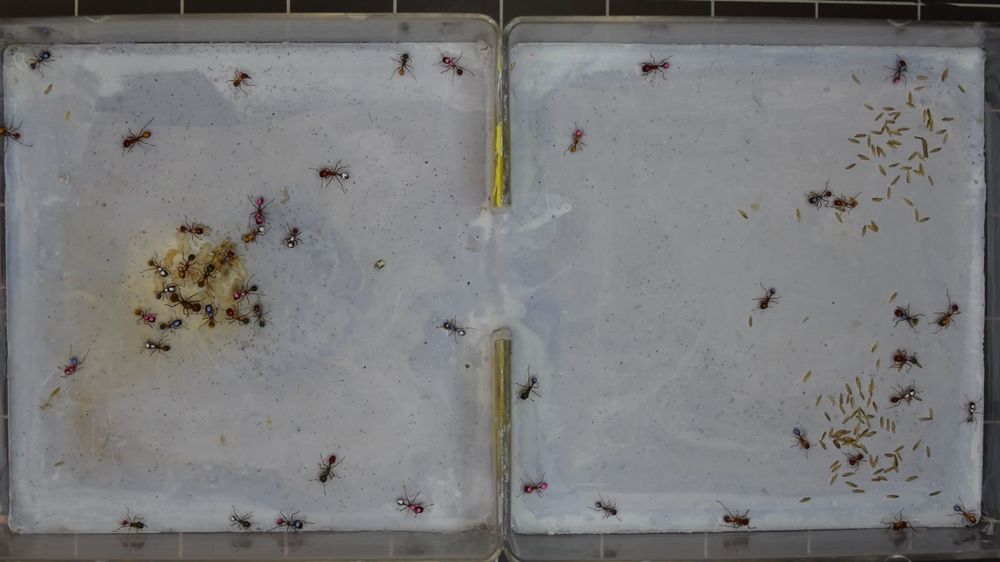
%> input picture challenge 3 - object_counter/train2/1.png, 1000 x 562 px, shrunk from 1920 x 1080 before the run
$ octave test.m   (GNU Octave 9; MATLAB toolbox functions it lacks are replaced by stand-ins)
%> lines starting %> are read from the running program, lines starting %| are printed output that depends on the picture; in (x1, y1, x2, y2) boxes, pixels count from 0 and x2, y2 are one past the last pixel; in counts of white or black regions, pixels touching at a corner belong together; the program's own positions count from 1
I = imread('1.png');
%> I is the input picture: size 562x1000x3 uint8; mean R, G, B 122.6, 122.3, 123.2
I2 = imread('2.png');
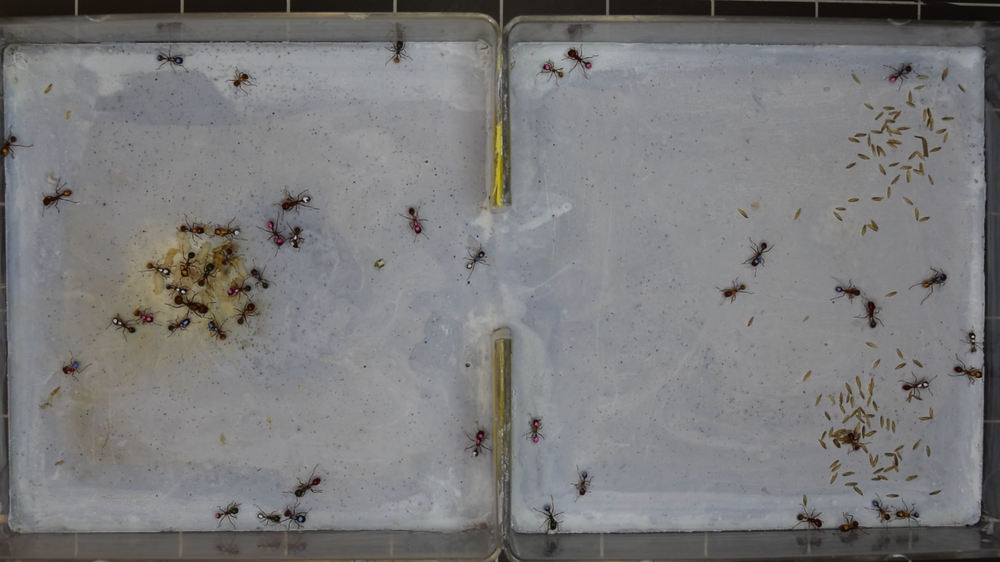
%> input picture challenge 3 - object_counter/train2/2.png, 1000 x 562 px, shrunk from 1920 x 1080 before the run
%> I2 is the input picture: size 562x1000x3 uint8; mean R, G, B 122.7, 122.2, 122.9

grayImage = rgb2gray(I);
grayImage2 = rgb2gray(I2);

smallGrayImg = grayImage(1:4:end,1:4:end); % subimage
smallGrayImg2 = grayImage2(1:4:end,1:4:end); % subimage

%H = fspecial('Gaussian',[3 3],1.76);
%GaussF = imfilter(smallGrayImg,H);

filter = medfilt2(smallGrayImg,[3 3]);

%filteredImage = conv2(smallGrayImg, ones(3)/9,'same');
%filteredImage = uint8(filteredImage);
filter2 = medfilt2(smallGrayImg2,[3 3]); %filter
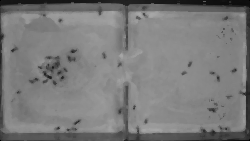
%> filter2: size 141x250 uint8; min 0, max 168, mean 123
resultImage = filter2 - filter; %find difference
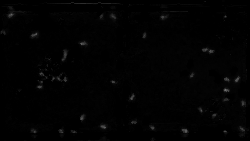
%> resultImage: size 141x250 uint8; min 0, max 111, mean 2.2

gmin = min(resultImage(:));
%> gmin = 0
gmax = max(resultImage(:));
%> gmax = 111
gmin = double(gmin);
gmax = double(gmax);
gminout = 0;
gmaxout = 255;
LinearContrastStretching = ((gmaxout - gminout)/(gmax - gmin))*(resultImage - gmin) + gminout; %Linear Contrast Stretching
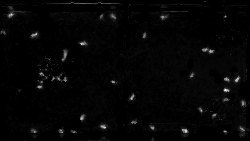
%> LinearContrastStretching: size 141x250 uint8; min 0, max 255, mean 5
%figure;imshow(LinearContrastStretching);title('LCS');
level = graythresh(LinearContrastStretching);
%> level = 0.192
level2 = graythresh(resultImage);
%> level2 = 0.0863
BW = imbinarize(LinearContrastStretching,level);%make it Binary
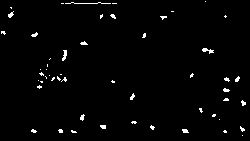
%> BW: size 141x250 logical; 1.9% white in thin lines or dots
BW2 = imbinarize(resultImage,level);
%> BW2: size 141x250 logical; 0.57% white in thin lines or dots, all inside (x1, y1, x2, y2) = (9, 13, 245, 133)
%figure;imshow(BW2);title('Binary without LCS');
%figure;imshow(BW);title('Binary with LCS');

%fgImg = imerode(BW, strel('square',3));
%figure;imshow(fgImg);title('erosion');
%fgImg = imdilate(fgImg, strel('square',3));
%figure;imshow(fgImg);title('dilate');
fgImg = imdilate(BW, strel('square',3));%dilate
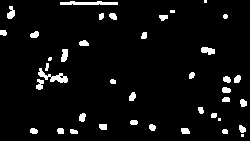
%> fgImg: size 141x250 logical; 5.1% white; 40 white regions (5 under 20 px), largest, box (x1, y1, x2, y2) and area: (60, 1, 118, 5) 182, (38, 68, 68, 83) 179, (201, 47, 215, 55) 81
%figure;imshow(fgImg);title('dilate');
fgImg = imerode(fgImg, strel('square',3));%erosion
%> fgImg: size 141x250 logical; 1.9% white in thin lines or dots
%figure;imshow(fgImg);title('erosion');
ccl = bwlabel(fgImg,4); %CCL
%> ccl: size 141x250 double; 56 distinct labels, from 0 to 55

status = regionprops(ccl,'Area');%small region removal
%> status = 55 regions; largest, Area: 43, 39, 35, 25, 24
allArea = [status.Area];
%> allArea = 55 values, max 43 at index 18, min 1 at index 7, mean 12.42
for i = 1:numel(allArea)
    if (allArea(i) < 11.5)
        ccl(ccl==i)=0;
    else
        ccl(ccl==i)=1;
    end
end
%> this loop made 55 passes
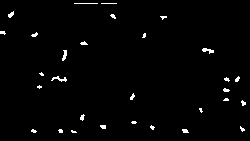
%> ccl: size 141x250 double; values 0 (black) and 1 (white), 1.7% white in thin lines or dots
figure;imshow(ccl);title('small region removal');
[L,count] = bwlabel(ccl,4);% find answer
%> L: size 141x250 double; 31 distinct labels, from 0 to 30
%> count = 30
